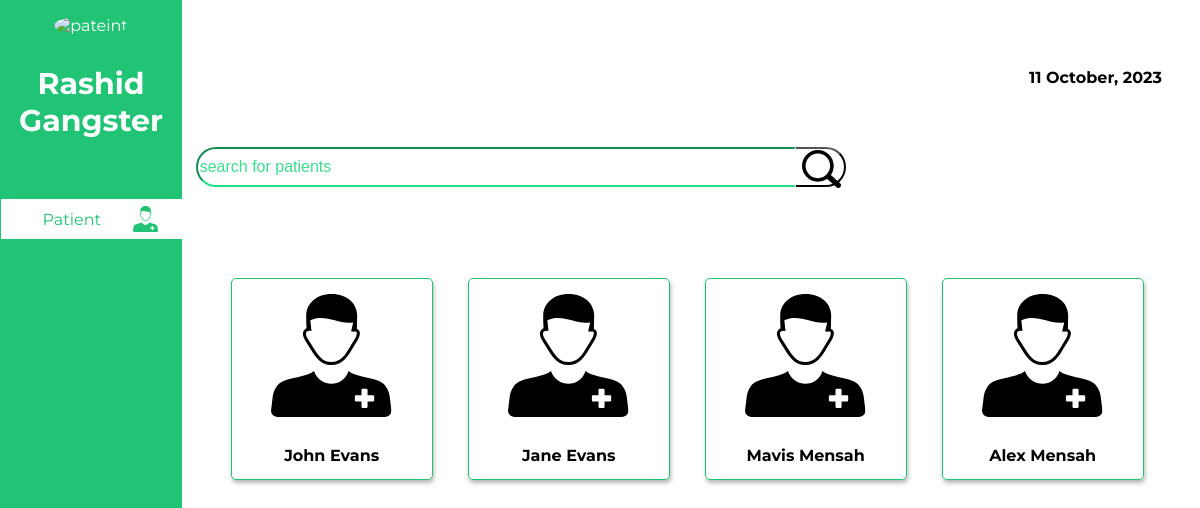
Before: /technician/dashboard.php (signed in) with the older database file.
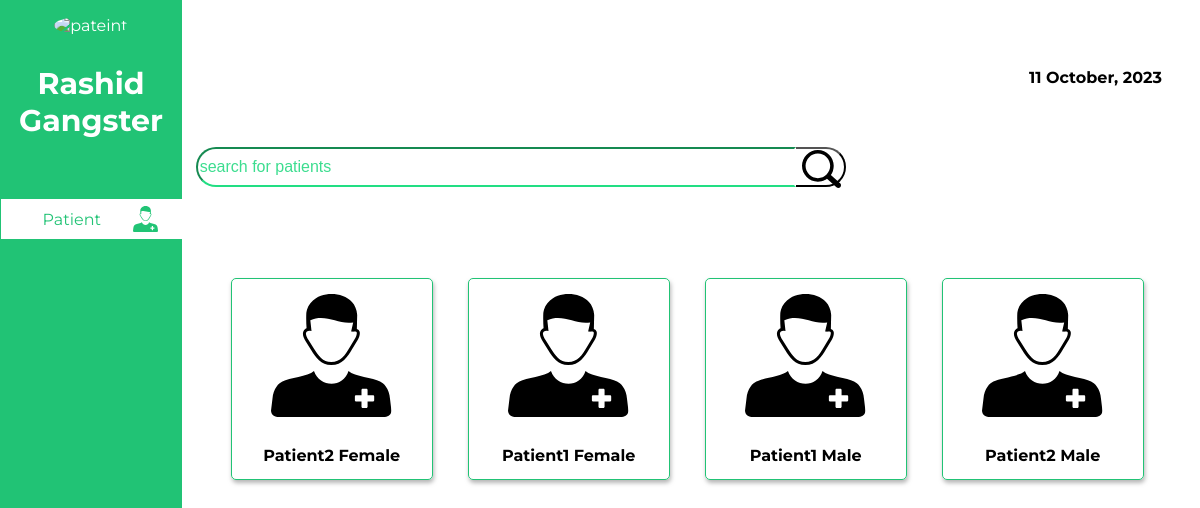
After: the same page with the newer database file.
### tables this page shows
CREATE TABLE `technicians` (
  `name` varchar(40) NOT NULL,
  `email` varchar(40) NOT NULL,
  `password` varchar(16) NOT NULL
);

CREATE TABLE `patient` (
  `firstname` varchar(20) NOT NULL,
  `lastname` varchar(20) NOT NULL,
  `password` varchar(16) NOT NULL,
  `dob` date NOT NULL,
  `gender` varchar(7) NOT NULL,
  `genotype` varchar(5) NOT NULL,
  `bloodgroup` varchar(5) NOT NULL,
  `tel` varchar(15) NOT NULL,
  `email` varchar(40) NOT NULL
);

### technician/dashboard.php (the view, shortened to what this page needs)
<?php
include "../connection.php";
$technician = $_SESSION['technician'];
function convert($date):string{
    $new_date = date("d F, Y", strtotime($date));
   return $new_date;
}
$QUERY = mysqli_query($connection, "SELECT name from technicians WHERE email = '$technician'");
$res = mysqli_fetch_assoc($QUERY);
if(isset($_POST['search'])){
    $patient = $_POST['patient'];
    $primary_select = "SELECT firstname, email, lastname from patient where firstname LIKE '$patient%' or lastname LIKE '$patient%' or email LIKE '%$patient%'";
}
else{
    $primary_select = "SELECT firstname, email, lastname FROM patient";
}
$primary_query = mysqli_query($connection, $primary_select);
?>
<!DOCTYPE html>
<html lang="en">
<head>
    <link rel="stylesheet" href="../css/ddashboard.css">
</head>
<body>
    <div class="sidebar">
            <div class="patient">
                <div class="image">
                    <img src="../images/avatar.png" alt="pateint">
                </div>
                <h3><?php echo $res['name']?></h3>
            </div>
            <div class="menu">
                <a href=""><div class="menu-item current">Patient  <div class="imag"><img src="../images/patient.svg" alt="" ></div> </div></a>
            </div>
    </div>
    <div class="main">
       <div class="date">
        <b><?php echo convert(date("d-m-Y"))?></b>
       </div>
       <div class="below">
        <form action="#" method="POST">
            <div class="search">
            <input type="search" name="patient" id="" placeholder="search for patients">
            </div>
            <div class="lense">
            <button type="submit" name="search"><img src="../images/search.svg" alt=""></button>
            </div>
        </form>
        <div class="patientss">
            <?php
                while($pf = mysqli_fetch_assoc($primary_query)){
                    echo '
                            <a href="patient.php?patient='.$pf['email'].'">
                    <div class="patient">
                        <div>
                            <img src="../images/patientb.svg" alt="" style="color: aliceblue;">
                        </div>
                        <b>'.$pf['firstname'].' '.$pf['lastname'].'</b>
                    </div></a>
                    ';
                }
            ?>
        </div>
       </div>
    </div>
</body>
</html>

### css/ddashboard.css (style rules this page uses)
body { background-color: white; font-family: 'Montserrat'; }
.sidebar { background-color:#21C375; color: white; width:15%; border: 1px solid #21C375; min-height: 100vh; position: fixed; top:0; left:0; }
.patient { width: 100%; text-align: center; margin-top: 15px; margin-bottom: 60px; }
.patient h3 { font-weight: bolder; font-size: 30px; }
.image img { border-radius: 100%; }
.sidebar .menu { width: 99%; }
.menu-item { width:100%; height:40px; display: flex; align-items: center; padding-left: 10px; color: white; margin-top:20px ; margin-bottom:20px ; display: flex; justify-content: space-evenly; }
form { display: flex; }
.lense { margin-top: 20px; }
.imag img { width: 25px; }
.current { background-color: white; color: #21C375; }
.menu a { text-decoration: none; }
.main { width: 85%; margin-left: auto; }
.date { text-align: right; height: 50px; margin-right: 30px; }
.date { text-align: right; height: 100px; margin-right: 30px; width:fit-content; margin-left: auto; display:flex; justify-content:center; align-items:center; }
a { text-decoration: none; }
.below { width:98%; margin-left: auto; margin-right: auto; margin-top: 0px; }
input[type="search"] { border-color: #22de83; border-radius: 30px 0 0 30px; border-right-color: transparent; margin-top: 20px; width: 600px; height: 40px; background-color: rgb(255, 255, 255); margin-bottom: 20px; }
input[type="search"]::placeholder { font-size: larger; color: #3cdd8f; }
.below button { background-color: transparent; border-left:#22de83; border-left-color: #21C375; border-radius: 0 30px 30px 0; height: 40px; margin-bottom: 20px; width:50px; }
.patientss { width: 100%; margin-top: 40px; justify-content: space-between; float: left; }
.patientss .patient { border: 1px solid #21C375; width:200px; height: 200px; border-radius: 5px; box-shadow: 1px 3px 4px rgba(128, 128, 128, 0.574); float: left; margin-left: 35px; display: grid; align-items: center; justify-content: center; }
.patientss .patient b { text-decoration: none; color: black; }

Changed rows visible on the page:
removed patient: firstname "John", lastname "Evans"
removed patient: firstname "Jane", lastname "Evans"
removed patient: firstname "Mavis", lastname "Mensah"
removed patient: firstname "Alex", lastname "Mensah"
added patient: firstname "Patient2", lastname "Female"
added patient: firstname "Patient1", lastname "Female"
added patient: firstname "Patient1", lastname "Male"
added patient: firstname "Patient2", lastname "Male"
